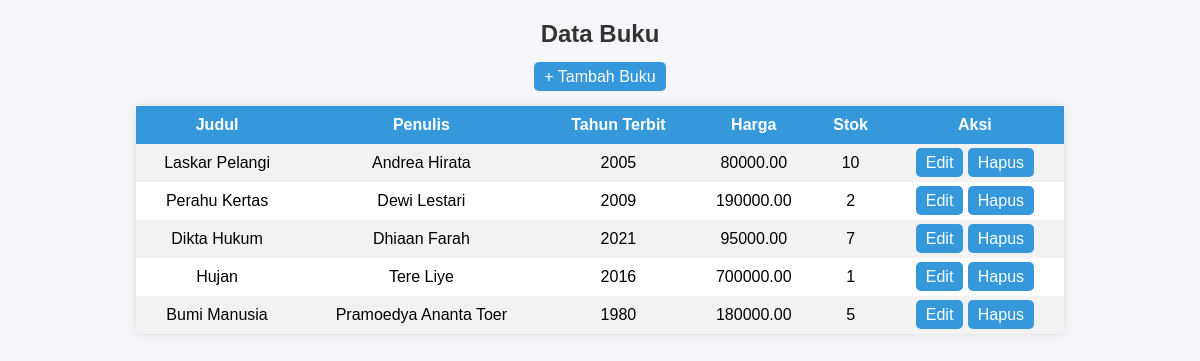
The page / on the database its author committed.
### tables this page shows
CREATE TABLE `buku` (
  `ID` int(11) NOT NULL,
  `Judul` varchar(255) NOT NULL,
  `Penulis` varchar(255) NOT NULL,
  `Tahun_Terbit` int(11) NOT NULL,
  `Harga` decimal(10,2) NOT NULL,
  `Stok` int(11) NOT NULL
);

### index.php (the view, shortened to what this page needs)
<?php
include 'koneksi.php';
$result = $conn->query("SELECT * FROM buku");
?>
<!DOCTYPE html>
<html>
<head>
    <link rel="stylesheet" href="style.css">
</head>
<body>
<h2>Data Buku</h2>
<div style="text-align:center; margin-bottom:10px;">
    <a href="tambah.php">+ Tambah Buku</a>
</div>
<table>
<tr>
    <th>Judul</th>
    <th>Penulis</th>
    <th>Tahun Terbit</th>
    <th>Harga</th>
    <th>Stok</th>
    <th>Aksi</th>
</tr>
<?php while($row = $result->fetch_assoc()) { ?>
<tr>
    <td><?= $row['Judul']; ?></td>
    <td><?= $row['Penulis']; ?></td>
    <td><?= $row['Tahun_Terbit']; ?></td>
    <td><?= $row['Harga']; ?></td>
    <td><?= $row['Stok']; ?></td>
    <td>
        <a href="edit.php?id=<?= $row['ID']; ?>">Edit</a>
        <a href="hapus.php?id=<?= $row['ID']; ?>" onclick="return confirm('Yakin mau hapus?')">Hapus</a>
    </td>
</tr>
<?php } ?>
</table>
</body>
</html>

### style.css (style rules this page uses)
body { font-family: Arial, sans-serif; background-color: #f4f6f9; margin: 20px; }
h2 { text-align: center; color: #333; }
a { text-decoration: none; background-color: #3498db; color: white; padding: 6px 10px; border-radius: 5px; }
table { width: 80%; margin: 20px auto; border-collapse: collapse; background: white; box-shadow: 0 0 10px rgba(0,0,0,0.1); }
th { background-color: #3498db; color: white; padding: 10px; }
td { padding: 10px; text-align: center; }
tr:nth-child(even) { background-color: #f2f2f2; }

### rows shown on the page
buku: Judul "Laskar Pelangi", Penulis "Andrea Hirata", Tahun_Terbit "2005", Harga "80000.00", Stok "10"
buku: Judul "Perahu Kertas", Penulis "Dewi Lestari", Tahun_Terbit "2009", Harga "190000.00", Stok "2"
buku: Judul "Dikta Hukum", Penulis "Dhiaan Farah", Tahun_Terbit "2021", Harga "95000.00", Stok "7"
buku: Judul "Hujan", Penulis "Tere Liye", Tahun_Terbit "2016", Harga "700000.00", Stok "1"
buku: Judul "Bumi Manusia", Penulis "Pramoedya Ananta Toer", Tahun_Terbit "1980", Harga "180000.00", Stok "5"
